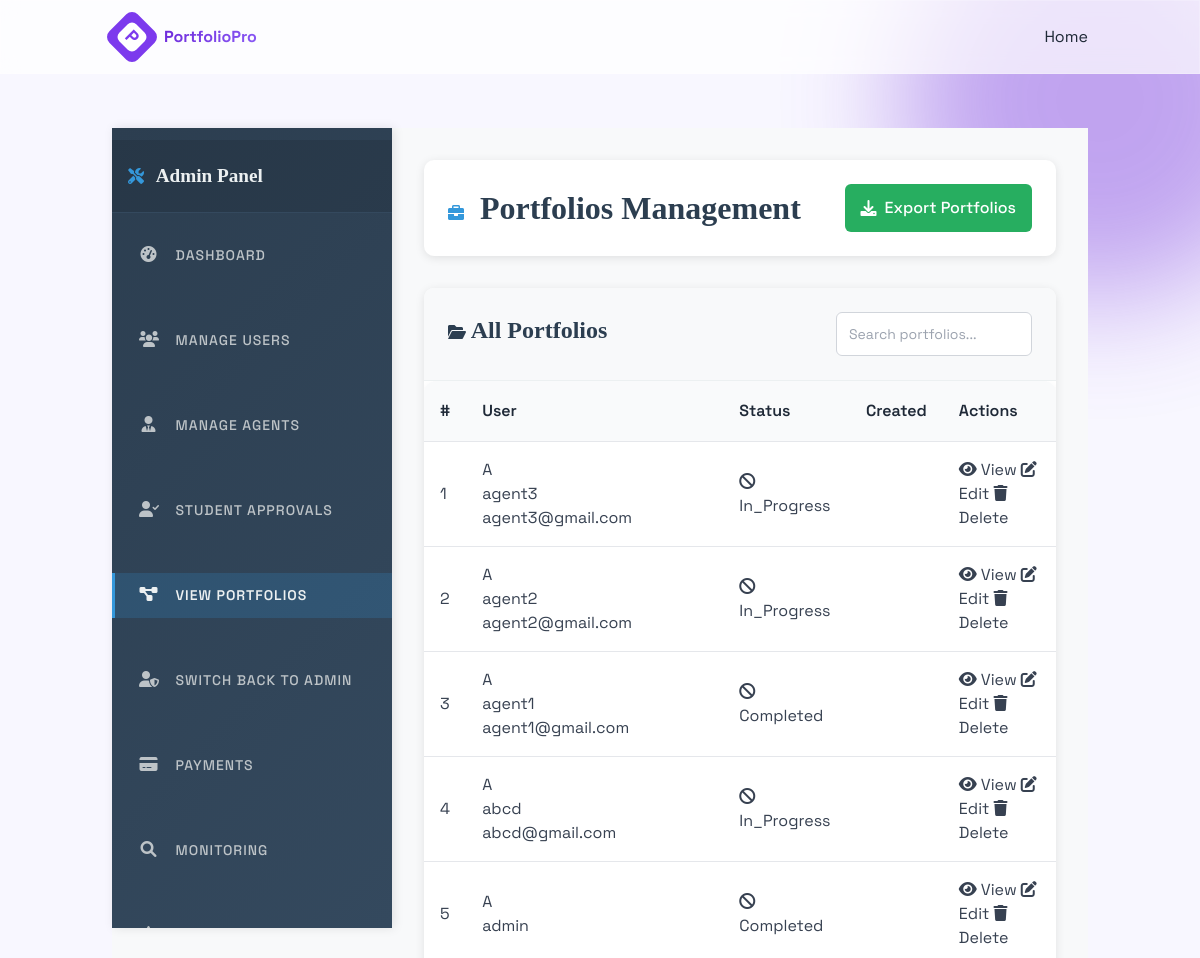
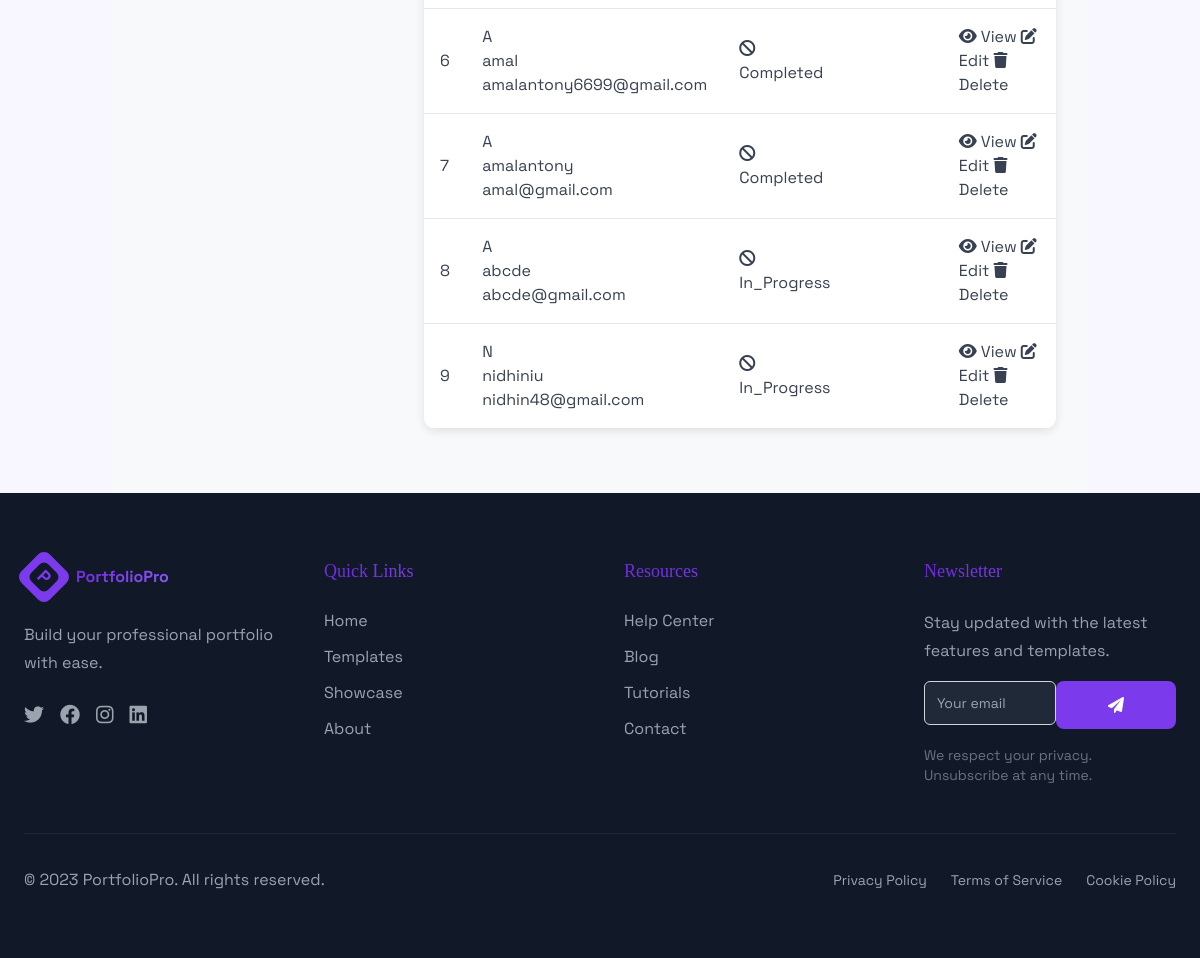
/admin-dashboard/portfolios/ (signed in), run on the app's committed database (2 pictures, top to bottom).
### users/models.py (models this page shows, shortened)
class StudentPortfolio(models.Model):
    user = models.ForeignKey(User, on_delete=models.CASCADE)
    user_profile = models.ForeignKey(UserProfile, on_delete=models.CASCADE)
    status = models.CharField(
        max_length=20, choices=STATUS_CHOICES, default='in_progress')
    views = models.PositiveIntegerField(
        default=0, help_text="Number of times this portfolio has been viewed.")
    is_paid = models.BooleanField(default=False)
    template = models.ForeignKey(
        PortfolioTemplate, on_delete=models.SET_NULL, null=True, blank=True)
    pdf_template = models.ForeignKey(
        PortfolioTemplate, on_delete=models.SET_NULL, null=True, blank=True, related_name='pdf_template')
    slug = models.SlugField(unique=True, blank=True)

### users/views.py (the view)
@login_required
def admin_portfolio_list(request):
    portfolios = StudentPortfolio.objects.all()
    return render(request, 'portfolio/admin/portfolios.html', {'portfolios': portfolios})

### users/context_processors.py (called while the page is built)
def user_portfolio(request):
    if request.user.is_authenticated:
        try:
            portfolio = StudentPortfolio.objects.filter(
                user=request.user).first()
            return {'portfolio': portfolio}
        except Exception:
            return {'portfolio': None}
    return {'portfolio': None}

def pending_invitations_count(request):
    if request.user.is_authenticated and request.user.is_staff:
        count = StudentInvitation.objects.filter(status='pending').count()
        return {'pending_invitations_count': count}
    return {}

### templates/portfolio/admin/portfolios.html (shortened to what this page needs)
{% extends 'portfolio/base.html' %}
{% load static %}
{% load humanize %}
{% block extra_css %}
<link rel="stylesheet" href="{% static 'css/admin_dashboard.css' %}">
<link rel="stylesheet" href="{% static 'css/admin_tables.css' %}">
{% endblock %}
{% block content %}
<div class="admin-layout-flex">
  <nav id="sidebar" class="admin-sidebar-flex">
        <div class="pt-3">
            <div class="sidebar-header">
                <h4><i class="fas fa-tools"></i> Admin Panel</h4>
            </div>
            <ul class="nav flex-column">
                <li class="nav-item">
                    <a class="nav-link active text-white" href="{% url 'admin_dashboard' %}">
                        <i class="fas fa-tachometer-alt me-2"></i> Dashboard
                    </a>
                </li>
                <li class="nav-item">
                    <a class="nav-link text-white" href="{% url 'admin_user_list' %}">
                        <i class="fas fa-users me-2"></i> Manage Users
                    </a>
                </li>
                <li class="nav-item">
                    <a class="nav-link text-white" href="{% url 'admin_agent_list' %}">
                        <i class="fas fa-user-tie me-2"></i> Manage Agents
                    </a>
                </li>
                <li class="nav-item">
                    <a class="nav-link text-white" href="{% url 'admin_student_approvals' %}">
                        <i class="fas fa-user-check me-2"></i> Student Approvals
                    </a>
                </li>
                <li class="nav-item">
                    <a class="nav-link text-white" href="{% url 'admin_portfolio_list' %}">
                        <i class="fas fa-project-diagram me-2"></i> View Portfolios
                    </a>
                </li>
                {% if request.session.impersonated_by %}
                <li class="nav-item">
                    <a class="nav-link text-warning fw-bold" href="{% url 'stop_impersonation' %}">
                        <i class="fas fa-user-shield me-2"></i> Switch Back to Admin
                    </a>
                </li>
                {% endif %}
                <li class="nav-item">
                    <a class="nav-link text-white" href="{% url 'admin_payment_list' %}">
                        <i class="fas fa-credit-card me-2"></i> Payments
                    </a>
                </li>
                <li class="nav-item">
                    <a class="nav-link text-white" href="{% url 'monitoring_dashboard' %}">
                        <i class="fas fa-search me-2"></i> Monitoring
                    </a>
                </li>
                <li class="nav-item">
                    <a class="nav-link text-white" href="{% url 'admin_review_success_stories' %}">
                        <i class="fas fa-star me-2"></i> Review Success Stories
                    </a>
                </li>
            </ul>
        </div>
    </nav>
<div class="admin-container">
    <div class="admin-main">
        <div class="dashboard-header">
            <h1 class="dashboard-title">
                <i class="fas fa-briefcase"></i> Portfolios Management
            </h1>
            <div class="btn-toolbar">
                <button type="button" class="action-btn btn-edit" onclick="exportData('csv', 'Portfolios')">
                    <i class="fas fa-download"></i> Export Portfolios
                </button>
            </div>
        </div>
        <div class="admin-table-container">
            <div class="admin-table-header">
                <h3 class="admin-table-title">
                    <i class="fas fa-folder-open"></i> All Portfolios
                </h3>
                <div class="admin-table-actions">
                    <input type="search" class="admin-search-input" placeholder="Search portfolios..."
                        onkeyup="performSearch(this.value)">
                </div>
            </div>
            <div class="table-responsive">
                <table class="admin-data-table">
                    <thead>
                        <tr>
                            <th class="counter-cell">#</th>
                            <th>User</th>
                            <th>Status</th>
                            <th>Created</th>
                            <th>Actions</th>
                        </tr>
                    </thead>
                    <tbody>
                        {% for portfolio in portfolios %}
                        <tr>
                            <td class="counter-cell">{{ forloop.counter }}</td>
                            <td>
                                <div class="user-info">
                                    <div class="user-avatar">
                                        {{ portfolio.user.username|first|upper }}
                                    </div>
                                    <div class="user-details">
                                        <div class="user-name">{{ portfolio.user.username }}</div>
                                        <div class="user-email">{{ portfolio.user.email }}</div>
                                    </div>
                                </div>
                            </td>
                            <td>
                                {% if portfolio.status == 'active' %}
                                <span class="status-indicator status-active">
                                    <i class="fas fa-check-circle"></i>
                                    {{ portfolio.status|title }}
                                </span>
                                {% elif portfolio.status == 'draft' %}
                                <span class="status-indicator status-pending">
                                    <i class="fas fa-clock"></i>
                                    {{ portfolio.status|title }}
                                </span>
                                {% else %}
                                <span class="status-indicator status-blocked">
                                    <i class="fas fa-ban"></i>
                                    {{ portfolio.status|title }}
                                </span>
                                {% endif %}
                            </td>
                            <td>
                            </td>
                            <td>
                                <div class="action-group">
                                    <a href="{% url 'admin_portfolio_view' portfolio.pk %}"
                                        class="action-btn-sm btn-sm-view" data-bs-toggle="tooltip"
                                        title="View Portfolio">
                                        <i class="fas fa-eye"></i> View
                                    </a>
                                    <a href="{% url 'admin_portfolio_edit' portfolio.pk %}"
                                        class="action-btn-sm btn-sm-edit" data-bs-toggle="tooltip"
                                        title="Edit Portfolio">
                                        <i class="fas fa-edit"></i> Edit
                                    </a>
                                    <a href="{% url 'admin_portfolio_delete' portfolio.pk %}"
                                        class="action-btn-sm btn-sm-delete" data-bs-toggle="tooltip"
                                        title="Delete Portfolio">
                                        <i class="fas fa-trash"></i> Delete
                                    </a>
                                </div>
                            </td>
                        </tr>
                        {% endfor %}
                    </tbody>
                </table>
            </div>
        </div>
    </div>
</div>
</div>
{% endblock %}

### static/css/portfolio_universal.css (style rules this page uses)
:root { --font-size-xs: 0.75rem; --font-size-sm: 0.875rem; --font-size-base: 1rem; --font-size-lg: 1.125rem; --font-size-xl: 1.25rem; --font-size-2xl: 1.5rem; --font-size-3xl: 1.875rem; --font-size-4xl: 2.25rem; --font-size-5xl: 3rem; --font-size-6xl: 3.75rem; --line-height-tight: 1.25; --line-height-normal: 1.5; --line-height-relaxed: 1.75; --font-weight-light: 300; --font-weight-normal: 400; --font-weight-medium: 500; --font-weight-semibold: 600; --font-weight-bold: 700; --font-weight-extrabold: 800; --spacing-xs: 0.25rem; --spacing-sm: 0.5rem; --spacing-md: 1rem; --spacing-lg: 1.5rem; --spacing-xl: 2rem; --spacing-2xl: 3rem; --spacing-3xl: 4rem; --header-height: 80px; --card-height: 300px; --button-height: 48px; --input-height: 44px; --section-padding: 6rem; --form-height: 50px; --table-row-height: 60px; --container-max-width: 1200px; --card-min-width: 300px; --button-min-width: 120px; --form-max-width: 600px; --sidebar-width: 280px; --border-radius-sm: 4px; --border-radius-md: 8px; --border-radius-lg: 12px; --border-radius-xl: 16px; --shadow-sm: 0 1px 3px rgba(0, 0, 0, 0.1); --shadow-md: 0 4px 6px rgba(0, 0, 0, 0.1); --shadow-lg: 0 10px 15px rgba(0, 0, 0, 0.1); --shadow-xl: 0 20px 25px rgba(0, 0, 0, 0.1); --primary: #6d28d9; --primary-light: #8b5cf6; --primary-dark: #5b21b6; --secondary: #ec4899; --accent: #10b981; --success: #22c55e; --warning: #f59e0b; --error: #ef4444; --info: #3b82f6; --dark: #1f2937; --light: #f9fafb; --gray: #6b7280; --gray-light: #d1d5db; --border: #e5e7eb; --text: #374151; --text-light: #6b7280; }
* { margin: 0; padding: 5; box-sizing: border-box; font-size: var(--font-size-base); line-height: var(--line-height-normal); }
html { scroll-behavior: smooth; scroll-padding-top: var(--header-height); }
body { font-family: 'Inter', 'Lato', 'Arial', sans-serif; line-height: var(--line-height-relaxed); overflow-x: hidden; color: var(--text); background-color: var(--light); }
h1, h2, h3, h4, h5, h6 { font-family: 'Playfair Display', 'Georgia', serif; font-weight: var(--font-weight-bold); line-height: var(--line-height-tight); margin-bottom: var(--spacing-md); color: var(--dark); }
h1 { font-size: var(--font-size-4xl); margin-bottom: var(--spacing-lg); }
h3 { font-size: var(--font-size-2xl); margin-bottom: var(--spacing-sm); }
h4 { font-size: var(--font-size-xl); margin-bottom: var(--spacing-sm); }
a { font-size: var(--font-size-base); font-weight: var(--font-weight-normal); text-decoration: none; transition: all 0.3s ease; color: var(--primary); }
button, .btn { font-size: var(--font-size-base); font-weight: var(--font-weight-medium); height: var(--button-height); min-width: var(--button-min-width); padding: var(--spacing-sm) var(--spacing-lg); border-radius: var(--border-radius-md); border: none; cursor: pointer; transition: all 0.3s ease; display: inline-flex; align-items: center; justify-content: center; gap: var(--spacing-sm); text-decoration: none; }
input, textarea, select { font-size: var(--font-size-base); font-weight: var(--font-weight-normal); height: var(--input-height); padding: var(--spacing-sm) var(--spacing-md); border-radius: var(--border-radius-md); border: 1px solid var(--border); transition: all 0.3s ease; width: 100%; background-color: white; }
nav ul { display: flex; gap: var(--spacing-xl); list-style: none; }
nav ul li a { font-size: var(--font-size-sm); font-weight: var(--font-weight-medium); text-transform: uppercase; letter-spacing: 1px; padding: var(--spacing-sm) 0; transition: all 0.3s ease; color: var(--text); }
table { width: 100%; border-collapse: collapse; background: white; border-radius: var(--border-radius-lg); overflow: hidden; box-shadow: var(--shadow-md); }
th, td { padding: var(--spacing-md); text-align: left; border-bottom: 1px solid var(--border); font-size: var(--font-size-base); }
th { background-color: var(--light); font-weight: var(--font-weight-semibold); color: var(--dark); height: var(--table-row-height); }
td { height: var(--table-row-height); color: var(--text); }
.dashboard-header { margin-bottom: var(--spacing-2xl); }

### static/css/admin_tables.css (style rules this page uses)
.table-responsive { overflow-x: auto; -webkit-overflow-scrolling: touch; }

### data on the page
StudentPortfolio: user.username|first "A", user.username "agent3", user.email "agent3@gmail.com", status "In_Progress"
StudentPortfolio: user.username|first "A", user.username "agent2", user.email "agent2@gmail.com", status "In_Progress"
StudentPortfolio: user.username|first "A", user.username "agent1", user.email "agent1@gmail.com", status "Completed"
StudentPortfolio: user.username|first "A", user.username "abcd", user.email "abcd@gmail.com", status "In_Progress"
StudentPortfolio: user.username|first "A", user.username "admin", status "Completed"
StudentPortfolio: user.username|first "A", user.username "amal", user.email "amalantony6699@gmail.com", status "Completed"
StudentPortfolio: user.username|first "A", user.username "amalantony", user.email "amal@gmail.com", status "Completed"
StudentPortfolio: user.username|first "A", user.username "abcde", user.email "abcde@gmail.com", status "In_Progress"
StudentPortfolio: user.username|first "N", user.username "nidhiniu", user.email "nidhin48@gmail.com", status "In_Progress"
